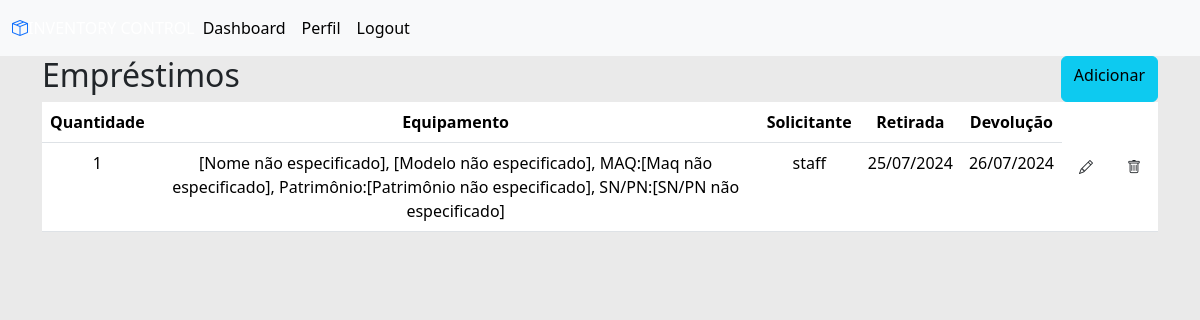
The page /loans/ (signed in) on the database as committed earlier.
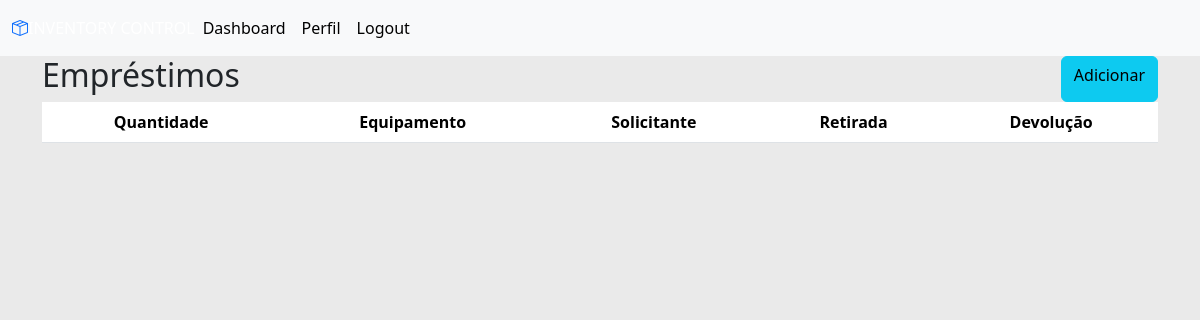
The same page on the database as committed later.
### dashboard/models.py (models this page shows, shortened)
class Loan(models.Model):
    quantity = models.IntegerField()
    equipment = models.ForeignKey(Equipment, models.CASCADE, null=True)
    staff = models.ForeignKey(Staff, on_delete=models.SET_NULL, null=True)
    patrimony = models.CharField(max_length=6, blank=True, null=True, unique=True)
    maq = models.IntegerField(null=True, blank=True)
    retreat_date = models.DateField('Data de Retirada')
    devolution_date = models.DateField('Data de Devolução')
    def formatted_retreat_date(self):
        return self.retreat_date.strftime('%d/%m/%Y')
    def formatted_devolution_date(self):
        return self.devolution_date.strftime('%d/%m/%Y')

class Equipment(models.Model):
    item = models.ForeignKey(Item, on_delete=models.CASCADE, null=True)
    model = models.CharField('Modelo', max_length=255, blank=True, null=True)
    manufacturer = models.CharField('Fabricante', max_length=255, blank=True, null=True)
    maq = models.IntegerField('Maq', null=True, blank=True)
    patrimony = models.IntegerField('Patrimônio', blank=True, null=True, unique=True)
    sn_pn = models.CharField('S/N - P/N', max_length=50, blank=True, null=True)
    cost_center = models.IntegerField('Centro de Custo', blank=True, null=True)
    express_code = models.CharField('Express Code', max_length=255, blank=True, null=True)
    immobilized = models.IntegerField('Imobilizado', blank=True, null=True)
    nf = models.CharField('NF', max_length=50, blank=True, null=True)
    nf_date = models.DateField('Data NF', null=True, blank=True)
    information = models.TextField('Informações', blank=True, null=True)
    sector = models.ForeignKey(Sector, on_delete=models.CASCADE, null=True)
    supplier = models.CharField('Fornecedor', max_length=255, blank=True, null=True)
    def __str__(self):
        return (
            f"{self.item or '[Nome não especificado]'}, "
            f"{self.model or '[Modelo não especificado]'}, "
            f"MAQ:{self.maq or '[Maq não especificado]'}, "
            f"Patrimônio:{self.patrimony or '[Patrimônio não especificado],'} "
            f"SN/PN:{self.sn_pn or '[SN/PN não especificado]'}"
        )

class Staff(models.Model):
    username = models.CharField(max_length=100, null=True)
    email = models.EmailField(max_length=254, null=True)
    badge = models.IntegerField(null=True, unique=True)
    sector = models.ForeignKey(Sector, on_delete=models.CASCADE, null=True)
    ranking = models.CharField(max_length=100, null=True)
    def __str__(self):
        return f'{self.username}'

### dashboard/views.py (the view)
# urls.py: path('loans/', views.loans, name='dashboard-loans'),
@login_required
def loans(request):
    loan = Loan.objects.all()
    context = {'loan': loan}
    return render(request, 'main/loans/index.html', context)

### templates/main/loans/index.html (shortened to what this page needs)
{% extends 'partials/base.html' %}
{% block content %}
    <div class="row">
        <div class="col-lg-4">
            <h2>Empréstimos</h2>
        </div>
        <div class="col-lg-4"></div>
        <div class="col-lg-4 d-flex justify-content-end">
            <a href="{% url 'dashboard-create-loan' %}" class="btn btn-info float-right">Adicionar</a>
        </div>
    </div>
    <div class="row">
        <div class="col-lg">
            <table class="table bg-white">
                <thead class="bg-info text-white">
                    <tr>
                        <th class="col text-center">Quantidade</th>
                        <th class="col text-center">Equipamento</th>
                        <th class="col text-center">Solicitante</th>
                        <th class="col text-center">Retirada</th>
                        <th class="col text-center">Devolução</th>
                    </tr>
                </thead>
                <tbody>
                    {% for loan in loan %}
                        <tr>
                            <td class="col text-center">{{ loan.quantity }}</td>
                            <td class="col text-center">{{ loan.equipment }}</td>
                            <td class="col text-center">{{ loan.staff }}</td>
                            <td class="col text-center">{{ loan.formatted_retreat_date }}</td>
                            <td class="col text-center">{{ loan.formatted_devolution_date}}</td>
                            <td class="col text-center">
                                <a class="btn btn-sm mr-2" href="{% url 'dashboard-update-loan' loan.id %}">
                                    <i class="bi bi-pencil"></i>
                                </a>
                            </td>
                            <td class="col text-center">
                                <a class="btn btn-sm ml-2" href="{% url 'dashboard-delete-loan' loan.id %}">
                                    <i class="bi bi-trash"></i>
                                </a>
                            </td>
                        </tr>
                    {% endfor %}
                </tbody>
            </table>
        </div>
    </div>
{% endblock %}

Rows that differ between the two databases and show on the page:
removed Loan: quantity "1", equipment "[Nome não especificado], [Modelo não especificado], MAQ:[Maq não especificado], Patrimônio:[Patrimônio não especificado], SN/PN:[SN/PN não especificado]", staff "staff", formatted_retreat_date "25/07/2024", formatted_devolution_date "26/07/2024"
